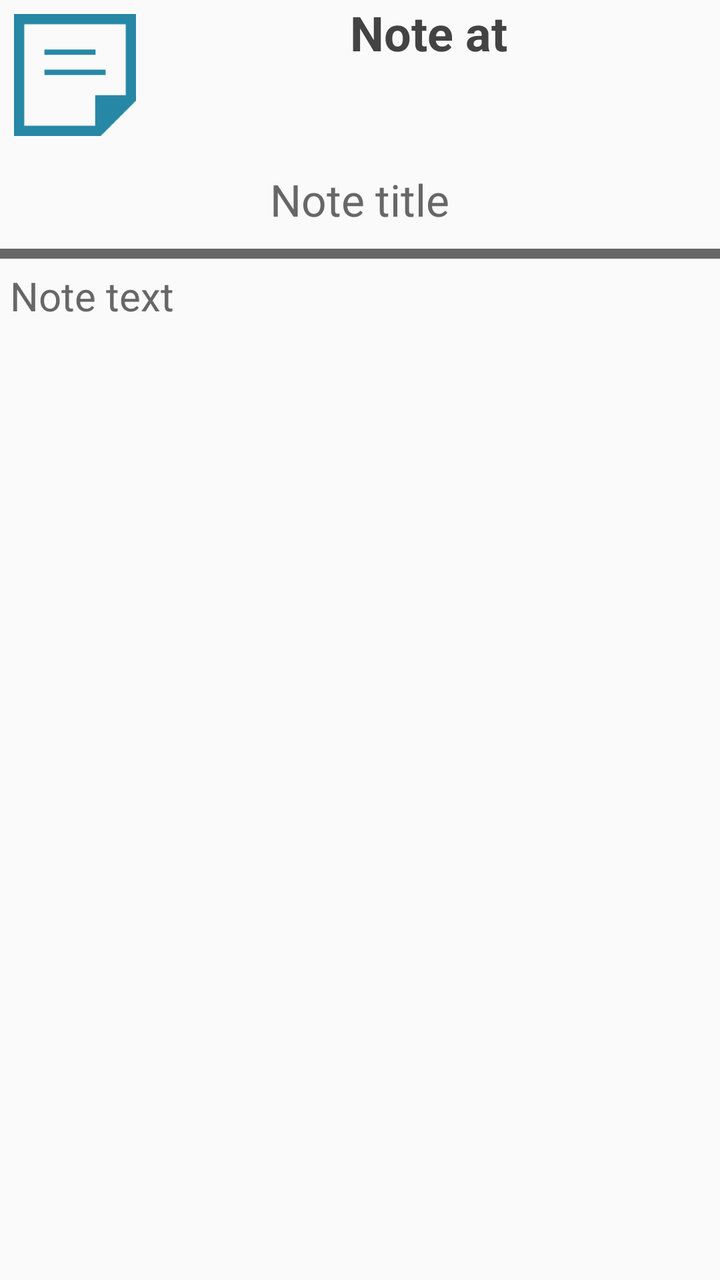
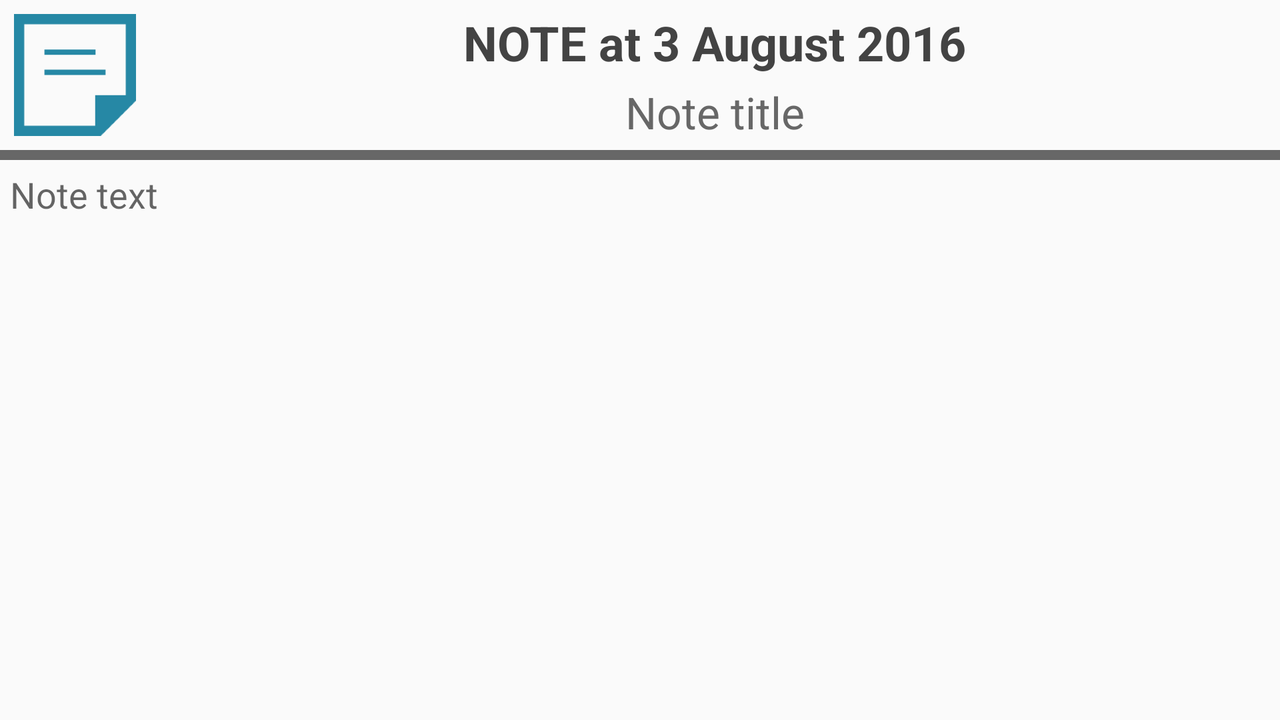

First picture: res/layout/ on a phone held upright. Second picture: the repository's own variant of that layout, on a device whose configuration matches the variant's folder. Source for both follows.
<!-- AndroidManifest.xml: application theme AppTheme -->
<!-- res/layout/fragment_single_note.xml -->
<?xml version="1.0" encoding="utf-8"?>

    <LinearLayout
        xmlns:android="http://schemas.android.com/apk/res/android"
        android:layout_width="match_parent"
        android:layout_height="wrap_content"
        android:orientation="vertical">


        <RelativeLayout
            android:layout_width="match_parent"
            android:layout_height="75dp">

            <ImageView
                android:id="@+id/new_note_title_image_view"
                android:layout_width="75dp"
                android:layout_height="75dp"
                android:src="@drawable/ic_note_icon"
                android:tint="@color/cyan_cornflower_blue"/>

            <TextView
                android:id="@+id/fragment_note_title"
                android:layout_width="match_parent"
                android:layout_height="wrap_content"
                android:layout_alignParentBottom="true"
                android:layout_alignParentTop="true"
                android:layout_toEndOf="@+id/new_note_title_image_view"
                android:layout_toRightOf="@+id/new_note_title_image_view"
                android:textAlignment="center"
                android:textSize="24dp"
                android:textStyle="bold"
                android:text="Note at "
                style="@style/TitleStyle"/>

        </RelativeLayout>


        <TextView
            android:id="@+id/note_title_text_view"
            android:layout_width="wrap_content"
            android:layout_height="wrap_content"
            android:layout_gravity="center_horizontal"
            android:padding="10dp"
            android:text="Note title"
            style="@style/SubTitleStyle"
            android:textAppearance="?android:attr/textAppearanceLarge"/>

        <View
            android:layout_width="match_parent"
            android:layout_height="5dp"
            style="@style/SepatatorStyle"/>

        <TextView
            android:id="@+id/note_text_text_view"
            android:layout_width="wrap_content"
            android:layout_height="wrap_content"
            android:padding="5dp"
            android:text="Note text"
            style="@style/SmallTextStyle"
            android:textAppearance="?android:attr/textAppearanceMedium"/>


    </LinearLayout>
<!-- resources referenced by this layout -->
<resources>
  <color name="cyan_cornflower_blue">#2688a5</color>
  <!-- drawable ic_note_icon: png bitmap (drawable-mdpi, 482 bytes) -->
  <style name="SepatatorStyle">
  		<item name="android:background">@color/granite_gray</item>
  	</style>
  <style name="SmallTextStyle">
  		<item name="android:textSize">20sp</item>
  		<item name="android:textColor">@color/granite_gray</item>
  	</style>
  <style name="SubTitleStyle">
  		<item name="android:textColor">@color/granite_gray</item>
  	</style>
  <style name="TitleStyle">
  		<item name="android:textColor">@color/arsenic</item>
  	</style>
  <style name="AppTheme" parent="Theme.AppCompat.Light.DarkActionBar">
  		
  		<item name="colorPrimaryDark">@color/steel_blue</item>
  		<item name="colorPrimary">@color/cyan_cornflower_blue</item>
  
  		<item name="android:textColorHighlight">@color/steel_blue</item>
  		<item name="colorAccent">@color/steel_blue</item>
  	</style>
  <color name="granite_gray">#676767</color>
  <color name="arsenic">#434343</color>
  <color name="steel_blue">#4499b2</color>
</resources>
<!-- res/layout-land/fragment_single_note.xml (the author's variant of the layout above) -->
<!-- drawn on the phone turned sideways -->
<?xml version="1.0" encoding="utf-8"?>


    <LinearLayout
        xmlns:android="http://schemas.android.com/apk/res/android"
        android:layout_width="match_parent"
        android:layout_height="wrap_content"
        android:orientation="vertical">


        <RelativeLayout
            android:layout_width="match_parent"
            android:layout_height="75dp">

            <ImageView
                android:id="@+id/new_note_title_image_view"
                android:layout_width="75dp"
                android:layout_height="75dp"
                android:src="@drawable/ic_note_icon"
                android:tint="@color/cyan_cornflower_blue"/>

            <LinearLayout
                android:layout_width="match_parent"
                android:layout_height="wrap_content"
                android:orientation="vertical"
                android:paddingTop="5dp"
                android:layout_alignParentBottom="true"
                android:layout_alignParentTop="true"
                android:layout_toEndOf="@+id/new_note_title_image_view"
                android:layout_toRightOf="@+id/new_note_title_image_view">

                <TextView
                    android:id="@+id/fragment_note_title"
                    android:layout_width="match_parent"
                    android:layout_height="wrap_content"
                    android:textAlignment="center"
                    android:textSize="24dp"
                    android:textStyle="bold"
                    android:text="NOTE at 3 August 2016"
                    android:layout_weight="1"
                    style="@style/TitleStyle"/>

                <TextView
                    android:id="@+id/note_title_text_view"
                    android:layout_width="match_parent"
                    android:layout_height="wrap_content"
                    android:layout_gravity="center_horizontal"
                    android:text="Note title"
                    android:textAlignment="center"
                    android:textAppearance="?android:attr/textAppearanceLarge"
                    android:layout_weight="1"
                    style="@style/SubTitleStyle"/>
            </LinearLayout>


        </RelativeLayout>




        <View
            android:layout_width="match_parent"
            android:layout_height="5dp"
            style="@style/SepatatorStyle"/>

        <TextView
            android:id="@+id/note_text_text_view"
            android:layout_width="wrap_content"
            android:layout_height="wrap_content"
            android:padding="5dp"
            android:text="Note text"
            android:textAppearance="?android:attr/textAppearanceMedium"/>


    </LinearLayout>
<!-- resources referenced by the variant -->
<!-- as the phone turned sideways resolves them -->
<resources>
  <color name="cyan_cornflower_blue">#2688a5</color>
  <!-- drawable ic_note_icon: png bitmap (drawable-mdpi, 482 bytes) -->
  <style name="SepatatorStyle">
  		<item name="android:background">@color/granite_gray</item>
  	</style>
  <style name="SubTitleStyle">
  		<item name="android:textColor">@color/granite_gray</item>
  	</style>
  <style name="TitleStyle">
  		<item name="android:textColor">@color/arsenic</item>
  	</style>
  <style name="AppTheme" parent="Theme.AppCompat.Light.DarkActionBar">
  		
  		<item name="colorPrimaryDark">@color/steel_blue</item>
  		<item name="colorPrimary">@color/cyan_cornflower_blue</item>
  
  		<item name="android:textColorHighlight">@color/steel_blue</item>
  		<item name="colorAccent">@color/steel_blue</item>
  	</style>
  <color name="granite_gray">#676767</color>
  <color name="arsenic">#434343</color>
  <color name="steel_blue">#4499b2</color>
</resources>
